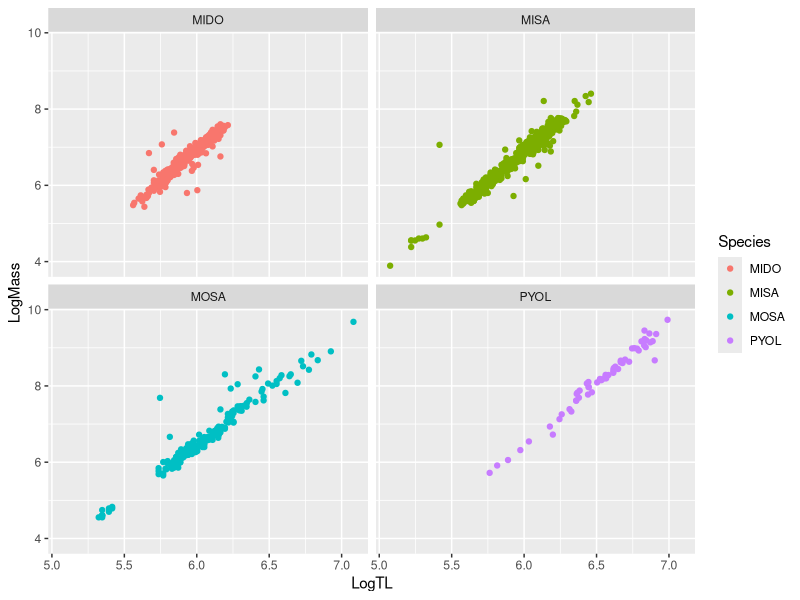
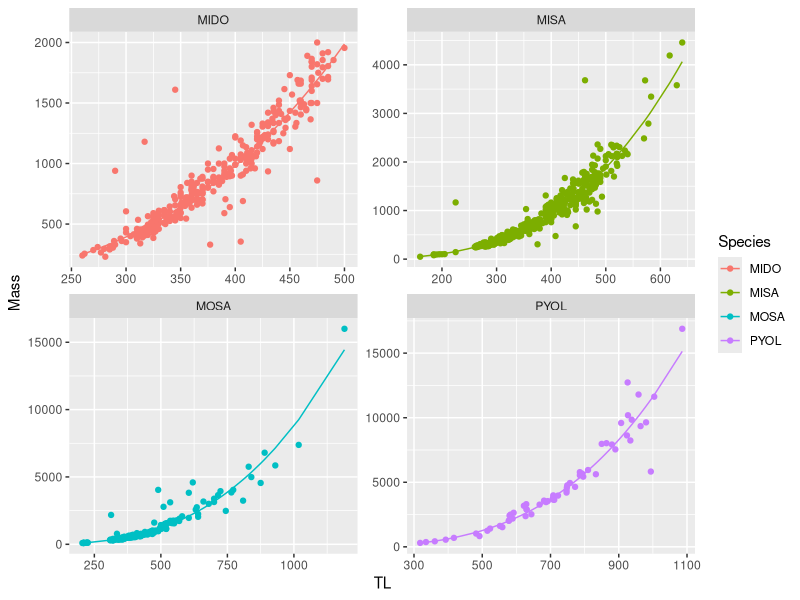
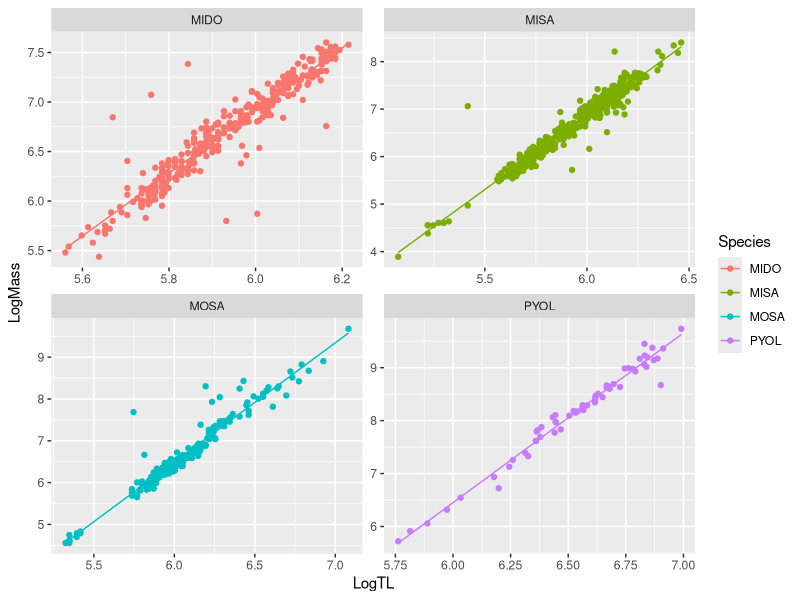

Generate these figures, in order, with R:
library(readxl)
library(tidyverse)
library(gridExtra)
library(ggplot2)

flathead <- read_csv("raw_data/flathead.csv") %>% 
  mutate(Date = as.Date(Date, "%m/%d/%Y")) %>%
  mutate(PredMass = .000006*(TL^3.0997)) #length-weight relationship from Granfors (2014)

# USGS data set Mississippi river data 1983 - 2023 
# https://www.umesc.usgs.gov/cgi-bin/ltrmp/fish/fish_query.pl
lt_flathead <- read.csv("raw_data/ltrm_fish_data_flathead_lw.csv") %>%
  rename(TL = length) %>%
  mutate(Species = "PYOL", Mass = as.integer(weight),
         Date = as.Date(sdate,  "%m/%d/%Y"), 
         Reach = NA, Agency = "USGS") %>%
  select(Date, Species, TL, Mass, Reach, Agency)

# USFWS data from Lower Colorado River E. Rasset (2023)
usfws_flathead <- read.csv("raw_data/flathead_usfws_lw.csv") %>%
  rename(TL = Length, Mass = Weight) %>%
  mutate(Species = "PYOL",
         Date = as.Date(Date,  "%m/%d/%Y"),
         Reach = 3) %>%
  select(Date, Species, TL, Mass, Reach, Agency)


others <- read_excel("raw_data/Fish.xlsx") %>% mutate(Date = as.Date(substr(Date,1,6), "%y%m%d")) %>%
  mutate(Species = case_when(Species == 'Largemouth Bass' ~ 'MISA',
                             Species == 'Smallmouth Bass' ~ 'MIDO',
                             Species == 'Striped Bass' ~ 'MOSA')) %>%
  mutate(Reach = as.numeric(gsub('Reach', '', Reach)), Agency = 'USBR') %>%
  rename('TL' = 'Total Length', 'Mass' = 'Weight') %>%
  filter(Reach %in% c('2', '3'), !(Species == 'MISA' & TL > 650))

nonnatives <- rbind(usfws_flathead, others) %>%
  filter(!is.na(TL), !is.na(Mass), TL >= 150) %>%
  mutate(LogTL = log(TL), LogMass = log(Mass))

LoglwPlots <- ggplot(nonnatives, aes(x = LogTL, color = Species)) + 
                     geom_point(aes(y = LogMass)) +
                     facet_wrap(~Species)
  
LoglwPlots

dataList = list()
coefList = list()

for(i in unique(nonnatives$Species)){
  temp <- nonnatives %>% filter(Species == i)
  model <- lm(LogMass ~ LogTL, temp)
  temp$LogPredMass <- predict(model, newdata = temp, type = 'response')
  dataList[[i]] <- temp
  coefList[[i]] <- coef(model)
}

withMass <- bind_rows(dataList) %>%
  mutate(PredMass = exp(LogPredMass))

LWCoeff <- bind_rows(coefList, .id = "Species")
LWCoeff <- LWCoeff %>% 
  rename(TL = LogTL, LogIntercept = `(Intercept)`) %>%
  mutate(Intercept = exp(LogIntercept))

rm(dataList, coefList)

# nonnatives <- bind_rows(withMass, flathead)
saveRDS(nonnatives, file = 'nonnatives.rds')
saveRDS(LWCoeff, file = 'nonnativeslw.rds')

ggplot(withMass, aes(x = TL, color = Species)) + geom_point(aes(y = Mass)) + geom_line(aes(y = PredMass)) +
  facet_wrap(~Species, scales = 'free')

ggplot(withMass, aes(x = LogTL, color = Species)) + geom_point(aes(y = LogMass)) + geom_line(aes(y = LogPredMass)) +
  facet_wrap(~Species, scales = 'free')
